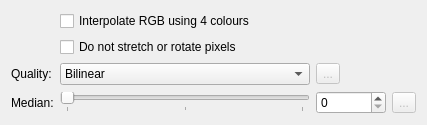
         <widget class="QWidget" name="tabWidgetPage1">
          <attribute name="title">
           <string>General</string>
          </attribute>
          <layout class="QGridLayout" name="gridLayout_2">
           <item row="0" column="0">
            <layout class="QFormLayout" name="formLayout">
             <item row="3" column="0">
              <widget class="QLabel" name="qualityLabel">
               <property name="text">
                <string>Quality:</string>
               </property>
              </widget>
             </item>
             <item row="3" column="1">
              <layout class="QHBoxLayout" name="horizontalLayout">
               <item>
                <widget class="QComboBox" name="user_qual_comboBox">
                 <property name="minimumSize">
                  <size>
                   <width>250</width>
                   <height>0</height>
                  </size>
                 </property>
                 <property name="maximumSize">
                  <size>
                   <width>250</width>
                   <height>16777215</height>
                  </size>
                 </property>
                 <property name="toolTip">
                  <string>&lt;!DOCTYPE HTML PUBLIC &quot;-//W3C//DTD HTML 4.0//EN&quot; &quot;http://www.w3.org/TR/REC-html40/strict.dtd&quot;&gt;
&lt;html&gt;&lt;head&gt;&lt;meta name=&quot;qrichtext&quot; content=&quot;1&quot; /&gt;&lt;style type=&quot;text/css&quot;&gt;
p, li { white-space: pre-wrap; }
&lt;/style&gt;&lt;/head&gt;&lt;body style=&quot; font-family:'Sans Serif'; font-size:10pt; font-weight:400; font-style:normal;&quot;&gt;
&lt;p style=&quot; margin-top:0px; margin-bottom:0px; margin-left:0px; margin-right:0px; -qt-block-indent:0; text-indent:0px;&quot;&gt;&lt;span style=&quot; font-weight:600;&quot;&gt;Quality (interpolation)&lt;/span&gt;&lt;/p&gt;
&lt;p style=&quot; margin-top:0px; margin-bottom:0px; margin-left:0px; margin-right:0px; -qt-block-indent:0; text-indent:0px;&quot;&gt;Select here the demosaicing RAW images decoding interpolation method. A demosaicing algorithm is a digital image process used to interpolate a complete image from the partial raw data received from the color-filtered image sensor internal to many digital cameras in form of a matrix of colored pixels. Also known as CFA interpolation or color reconstruction, another common spelling is demosaicing. There are 4 methods to demosaicing RAW images:&lt;/p&gt;
&lt;p style=&quot; margin-top:0px; margin-bottom:0px; margin-left:0px; margin-right:0px; -qt-block-indent:0; text-indent:0px;&quot;&gt;&lt;span style=&quot; font-weight:600;&quot;&gt;Bilinear&lt;/span&gt;: use high-speed but low-quality bilinear interpolation (default - for slow computer). In this method, the red value of a non-red pixel is computed as the average of the adjacent red pixels, and similar for blue and green.&lt;/p&gt;
&lt;p style=&quot; margin-top:0px; margin-bottom:0px; margin-left:0px; margin-right:0px; -qt-block-indent:0; text-indent:0px;&quot;&gt;&lt;span style=&quot; font-weight:600;&quot;&gt;VNG&lt;/span&gt;: use Variable Number of Gradients interpolation. This method computes gradients near the pixel of interest and uses the lower gradients (representing smoother and more similar parts of the image) to make an estimate.&lt;/p&gt;
&lt;p style=&quot; margin-top:0px; margin-bottom:0px; margin-left:0px; margin-right:0px; -qt-block-indent:0; text-indent:0px;&quot;&gt;&lt;span style=&quot; font-weight:600;&quot;&gt;PPG&lt;/span&gt;: use Patterned Pixel Grouping interpolation. Pixel Grouping uses assumptions about natural scenery in making estimates. It has fewer color artifacts on natural images than the Variable Number of Gradients method.&lt;/p&gt;
&lt;p style=&quot; margin-top:0px; margin-bottom:0px; margin-left:0px; margin-right:0px; -qt-block-indent:0; text-indent:0px;&quot;&gt;&lt;span style=&quot; font-weight:600;&quot;&gt;AHD&lt;/span&gt;: use Adaptive Homogeneity-Directed interpolation. This method selects the direction of interpolation so as to maximize a homogeneity metric, thus typically minimizing color artifacts.&lt;/p&gt;&lt;/body&gt;&lt;/html&gt;</string>
                 </property>
                 <item>
                  <property name="text">
                   <string>Bilinear</string>
                  </property>
                 </item>
                 <item>
                  <property name="text">
                   <string>VNG</string>
                  </property>
                 </item>
                 <item>
                  <property name="text">
                   <string>PPG</string>
                  </property>
                 </item>
                 <item>
                  <property name="text">
                   <string>AHD</string>
                  </property>
                 </item>
                </widget>
               </item>
               <item>
                <widget class="QToolButton" name="user_qual_toolButton">
                 <property name="enabled">
                  <bool>false</bool>
                 </property>
                 <property name="text">
                  <string>...</string>
                 </property>
                 <property name="icon">
                  <iconset theme="edit-undo">
                   <normaloff>.</normaloff>.</iconset>
                 </property>
                </widget>
               </item>
              </layout>
             </item>
             <item row="4" column="0">
              <widget class="QLabel" name="medianLabel">
               <property name="text">
                <string>Median:</string>
               </property>
              </widget>
             </item>
             <item row="4" column="1">
              <layout class="QHBoxLayout" name="horizontalLayout_2">
               <item>
                <widget class="QSlider" name="med_passes_horizontalSlider">
                 <property name="sizePolicy">
                  <sizepolicy hsizetype="Fixed" vsizetype="Fixed">
                   <horstretch>0</horstretch>
                   <verstretch>0</verstretch>
                  </sizepolicy>
                 </property>
                 <property name="minimumSize">
                  <size>
                   <width>250</width>
                   <height>0</height>
                  </size>
                 </property>
                 <property name="maximumSize">
                  <size>
                   <width>250</width>
                   <height>16777215</height>
                  </size>
                 </property>
                 <property name="maximum">
                  <number>10</number>
                 </property>
                 <property name="pageStep">
                  <number>1</number>
                 </property>
                 <property name="orientation">
                  <enum>Qt::Horizontal</enum>
                 </property>
                 <property name="tickPosition">
                  <enum>QSlider::TicksBelow</enum>
                 </property>
                 <property name="tickInterval">
                  <number>5</number>
                 </property>
                </widget>
               </item>
               <item>
                <widget class="QSpinBox" name="med_passes_spinBox">
                 <property name="minimumSize">
                  <size>
                   <width>70</width>
                   <height>0</height>
                  </size>
                 </property>
                 <property name="maximumSize">
                  <size>
                   <width>70</width>
                   <height>16777215</height>
                  </size>
                 </property>
                 <property name="toolTip">
                  <string>&lt;!DOCTYPE HTML PUBLIC &quot;-//W3C//DTD HTML 4.0//EN&quot; &quot;http://www.w3.org/TR/REC-html40/strict.dtd&quot;&gt;
&lt;html&gt;&lt;head&gt;&lt;meta name=&quot;qrichtext&quot; content=&quot;1&quot; /&gt;&lt;style type=&quot;text/css&quot;&gt;
p, li { white-space: pre-wrap; }
&lt;/style&gt;&lt;/head&gt;&lt;body style=&quot; font-family:'Sans Serif'; font-size:10pt; font-weight:400; font-style:normal;&quot;&gt;
&lt;p style=&quot; margin-top:0px; margin-bottom:0px; margin-left:0px; margin-right:0px; -qt-block-indent:0; text-indent:0px;&quot;&gt;&lt;span style=&quot; font-weight:600;&quot;&gt;Median Filter&lt;/span&gt;&lt;/p&gt;
&lt;p style=&quot; margin-top:0px; margin-bottom:0px; margin-left:0px; margin-right:0px; -qt-block-indent:0; text-indent:0px;&quot;&gt;Set here the passes used by median filter applied after interpolation to Red-Green and Blue-Green channels.&lt;/p&gt;&lt;/body&gt;&lt;/html&gt;</string>
                 </property>
                 <property name="maximum">
                  <number>10</number>
                 </property>
                </widget>
               </item>
               <item>
                <widget class="QToolButton" name="med_passes_toolButton">
                 <property name="enabled">
                  <bool>false</bool>
                 </property>
                 <property name="text">
                  <string>...</string>
                 </property>
                 <property name="icon">
                  <iconset theme="edit-undo">
                   <normaloff>.</normaloff>.</iconset>
                 </property>
                </widget>
               </item>
              </layout>
             </item>
             <item row="2" column="1">
              <widget class="QCheckBox" name="do_not_use_fuji_rotate_CB">
               <property name="toolTip">
                <string>&lt;!DOCTYPE HTML PUBLIC &quot;-//W3C//DTD HTML 4.0//EN&quot; &quot;http://www.w3.org/TR/REC-html40/strict.dtd&quot;&gt;
&lt;html&gt;&lt;head&gt;&lt;meta name=&quot;qrichtext&quot; content=&quot;1&quot; /&gt;&lt;style type=&quot;text/css&quot;&gt;
p, li { white-space: pre-wrap; }
&lt;/style&gt;&lt;/head&gt;&lt;body style=&quot; font-family:'Sans Serif'; font-size:10pt; font-weight:400; font-style:normal;&quot;&gt;
&lt;p style=&quot; margin-top:0px; margin-bottom:0px; margin-left:0px; margin-right:0px; -qt-block-indent:0; text-indent:0px;&quot;&gt;&lt;span style=&quot; font-weight:600;&quot;&gt;Do not stretch or rotate pixels&lt;/span&gt;&lt;/p&gt;
&lt;p style=&quot; margin-top:0px; margin-bottom:0px; margin-left:0px; margin-right:0px; -qt-block-indent:0; text-indent:0px;&quot;&gt;For Fuji Super CCD cameras, show the image tilted 45 degrees. For cameras with non-square pixels, do not stretch the image to its correct aspect ratio. In any case,                                              this option guarantees that each output pixel corresponds to one RAW pixel.&lt;/p&gt;&lt;/body&gt;&lt;/html&gt;</string>
               </property>
               <property name="text">
                <string>Do not stretch or rotate pixels</string>
               </property>
              </widget>
             </item>
             <item row="1" column="1">
              <widget class="QCheckBox" name="four_color_rgb_CB">
               <property name="toolTip">
                <string>&lt;!DOCTYPE HTML PUBLIC &quot;-//W3C//DTD HTML 4.0//EN&quot; &quot;http://www.w3.org/TR/REC-html40/strict.dtd&quot;&gt;
&lt;html&gt;&lt;head&gt;&lt;meta name=&quot;qrichtext&quot; content=&quot;1&quot; /&gt;&lt;style type=&quot;text/css&quot;&gt;
p, li { white-space: pre-wrap; }
&lt;/style&gt;&lt;/head&gt;&lt;body style=&quot; font-family:'Sans Serif'; font-size:10pt; font-weight:400; font-style:normal;&quot;&gt;
&lt;p style=&quot; margin-top:0px; margin-bottom:0px; margin-left:0px; margin-right:0px; -qt-block-indent:0; text-indent:0px;&quot;&gt;&lt;span style=&quot; font-weight:600;&quot;&gt;Interpolate RGB as four colors&lt;/span&gt;&lt;/p&gt;
&lt;p style=&quot; margin-top:0px; margin-bottom:0px; margin-left:0px; margin-right:0px; -qt-block-indent:0; text-indent:0px;&quot;&gt;The default is to assume that all green pixels are the same. If even-row green pixels are more sensitive to ultraviolet light than odd-row this difference causes a mesh                             pattern in the output; using this option solves this problem with minimal loss of detail.&lt;/p&gt;
&lt;p style=&quot; margin-top:0px; margin-bottom:0px; margin-left:0px; margin-right:0px; -qt-block-indent:0; text-indent:0px;&quot;&gt;To resume, this option blurs the image a little, but it eliminates false 2x2 mesh patterns with VNG quality method or mazes with AHD quality method.&lt;/p&gt;&lt;/body&gt;&lt;/html&gt;</string>
               </property>
               <property name="text">
                <string>Interpolate RGB using 4 colours</string>
               </property>
              </widget>
             </item>
            </layout>
           </item>
          </layout>
         </widget>
